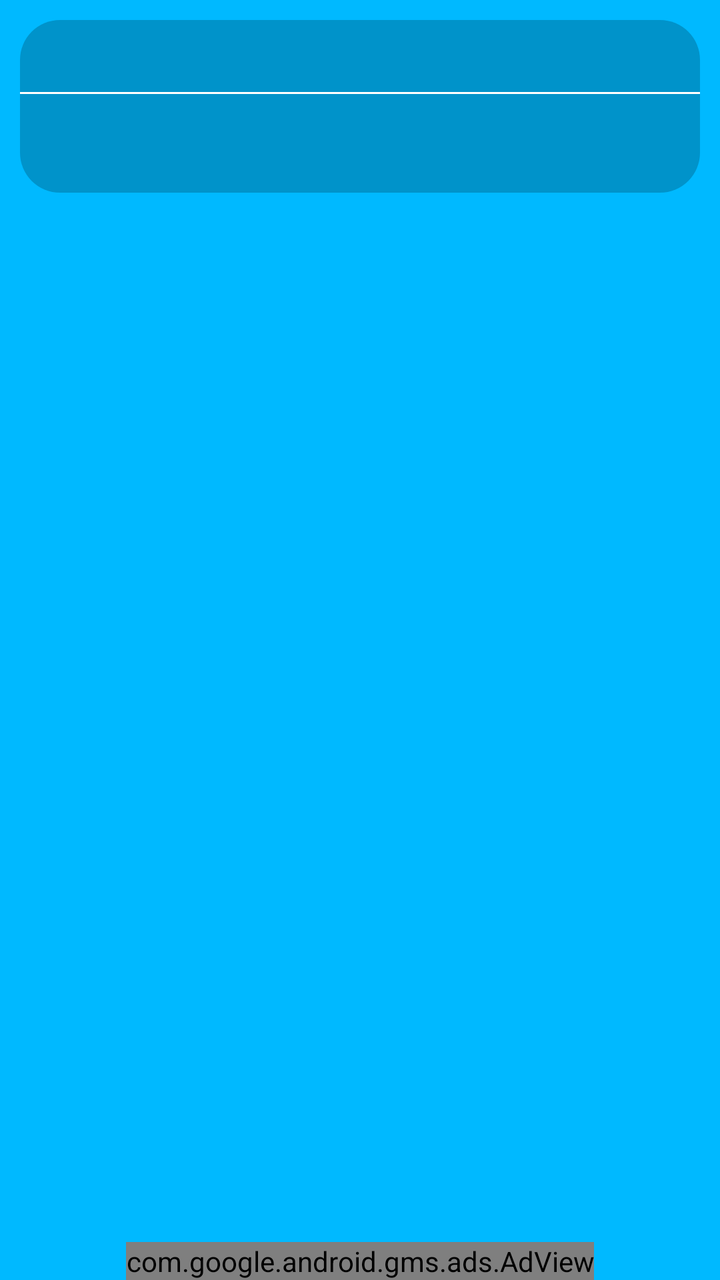
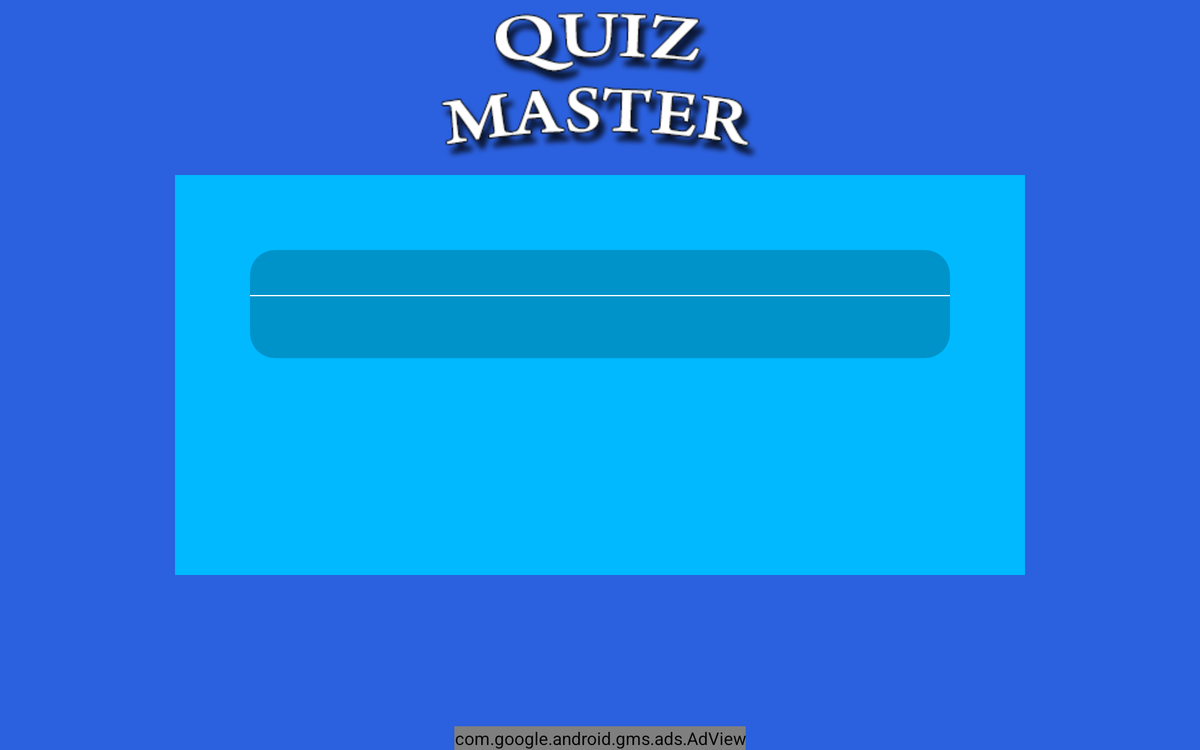

One screen, two layout resources from the same app: the default and the repository's alternative for another configuration. Each is rendered where Android would select it; the XML of both is given below.
<!-- AndroidManifest.xml: application theme AppTheme -->
<!-- res/layout/layout_main.xml -->
<?xml version="1.0" encoding="utf-8"?>
<RelativeLayout
    xmlns:android="http://schemas.android.com/apk/res/android"
    xmlns:tools="http://schemas.android.com/tools"
    xmlns:ads="http://schemas.android.com/apk/res-auto"
    android:layout_width="match_parent"
    android:layout_height="match_parent"
    tools:context="info.rohanmorris.quizmaster.MainActivity">

    <include layout="@layout/quiz_layout"/>

    <com.google.android.gms.ads.AdView
        android:id="@+id/adView"
        android:layout_width="wrap_content"
        android:layout_height="wrap_content"
        android:layout_centerHorizontal="true"
        android:layout_alignParentBottom="true"
        ads:adSize="BANNER"
        ads:adUnitId="@string/banner_ad_unit_id_test">
    </com.google.android.gms.ads.AdView>
</RelativeLayout>
<!-- res/layout/quiz_layout.xml (included above) -->
<?xml version="1.0" encoding="utf-8"?>
<LinearLayout
    xmlns:android="http://schemas.android.com/apk/res/android"
    android:orientation="vertical"
    android:background="@color/background"
    android:padding="@dimen/quiz_pad"
    android:layout_margin="@dimen/quiz_mar"
    android:layout_width="match_parent"
    android:layout_height="match_parent">

    <RelativeLayout
        android:id="@+id/quiz_question"
        android:layout_width="wrap_content"
        android:layout_height="wrap_content"
        style="@style/quiz_question">
        <TextView
            android:id="@+id/steps"
            android:layout_width="wrap_content"
            android:layout_height="35dp"
            android:layout_marginLeft="15dp"
            android:layout_marginStart="15dp"
            android:layout_marginTop="1dp"
            android:gravity="center"
            android:textColor="#fff"
            android:textSize="20sp"
            android:textStyle="bold"/>

        <TextView
            android:id="@+id/category"
            android:layout_width="match_parent"
            android:layout_height="35dp"
            android:layout_toEndOf="@+id/steps"
            android:layout_toLeftOf="@+id/settings"
            android:layout_toRightOf="@+id/steps"
            android:layout_toStartOf="@+id/settings"
            android:gravity="center"
            android:textColor="#fff"
            android:textSize="20sp"
            android:textStyle="bold"
            android:maxLines="1"
            android:paddingLeft="15dp"
            android:paddingRight="15dp"
            android:ellipsize="end"/>

        <ImageView
            android:id="@+id/settings"
            android:src="@drawable/ic_settings_white_36dp"
            android:layout_width="35dp"
            android:layout_height="35dp"
            android:layout_alignParentEnd="true"
            android:layout_alignParentRight="true"
            android:layout_marginEnd="5dp"
            android:layout_marginRight="5dp"
            android:layout_marginBottom="1dp"
            android:contentDescription="@string/settings" />

        <View
            android:id="@+id/divider"
            style="@style/Divider"
            android:layout_below="@id/settings"/>

        <TextView
            android:id="@+id/quiz"
            android:layout_width="match_parent"
            android:layout_height="wrap_content"
            android:layout_below="@+id/divider"
            android:gravity="center"
            android:padding="10dp"
            android:textColor="#fff"
            android:textSize="22sp"/>
    </RelativeLayout>

    <LinearLayout
        android:id="@+id/quiz_answer"
        android:orientation="vertical"
        android:layout_width="match_parent"
        android:layout_height="match_parent"/>
</LinearLayout>
<!-- resources referenced by this layout -->
<resources>
  <color name="background">#00B9FF</color>
  <dimen name="quiz_mar">0dp</dimen>
  <dimen name="quiz_pad">0dp</dimen>
  <string name="banner_ad_unit_id_test">ca-app-pub-3940256099942544/6300978111</string>
  <string name="settings">Settings</string>
  <style name="Divider">
          <item name="android:layout_width">match_parent</item>
          <item name="android:layout_height">1dp</item>
          <item name="android:background">#ffffff</item>
      </style>
  <style name="quiz_question">
          <item name="android:background">@drawable/quiz_background</item>
          <item name="android:layout_margin">10dp</item>
      </style>
  <style name="AppTheme" parent="Theme.AppCompat.Light.NoActionBar">
          
          <item name="colorPrimary">@color/colorPrimary</item>
          <item name="colorPrimaryDark">@color/colorPrimaryDark</item>
          <item name="colorAccent">@color/colorAccent</item>
      </style>
  <!-- drawable quiz_background (drawable) -->
  <?xml version="1.0" encoding="utf-8"?>
  <shape xmlns:android="http://schemas.android.com/apk/res/android"
      android:shape="rectangle">
      <corners android:radius="20dp"/>
      <solid android:color="@color/quiz_question_background"/>
  </shape>
  <color name="colorPrimary">#3F51B5</color>
  <color name="colorPrimaryDark">#303F9F</color>
  <color name="colorAccent">#FF4081</color>
  <color name="quiz_question_background">#35000000</color>
</resources>
<!-- res/layout-w720dp/layout_main.xml (the repository's variant of the layout above) -->
<!-- drawn on a 7-inch tablet turned sideways -->
<?xml version="1.0" encoding="utf-8"?>
<RelativeLayout
    xmlns:android="http://schemas.android.com/apk/res/android"
    xmlns:tools="http://schemas.android.com/tools"
    xmlns:ads="http://schemas.android.com/apk/res-auto"
    android:background="#2B60DE"
    android:layout_width="match_parent"
    android:layout_height="match_parent"
    tools:context="info.rohanmorris.quizmaster.MainActivity">

    <ImageView
        android:src="@drawable/logo"
        android:padding="10dp"
        android:layout_width="match_parent"
        android:layout_height="wrap_content"
        android:contentDescription="@string/app_name" />

    <include
        layout="@layout/quiz_layout"/>

    <com.google.android.gms.ads.AdView
        android:id="@+id/adView"
        android:layout_width="wrap_content"
        android:layout_height="wrap_content"
        android:layout_centerHorizontal="true"
        android:layout_alignParentBottom="true"
        ads:adSize="LEADERBOARD"
        ads:adUnitId="@string/banner_ad_unit_id_test">
    </com.google.android.gms.ads.AdView>
</RelativeLayout>
<!-- resources referenced by the variant -->
<!-- as a 7-inch tablet turned sideways resolves them -->
<resources>
  <color name="background">#00B9FF</color>
  <!-- from res/values-w720dp/ -->
  <dimen name="quiz_mar">140dp</dimen>
  <!-- from res/values-w720dp/ -->
  <dimen name="quiz_pad">50dp</dimen>
  <!-- drawable logo: png bitmap (drawable, 20981 bytes) -->
  <string name="app_name">Quiz Master</string>
  <string name="banner_ad_unit_id_test">ca-app-pub-3940256099942544/6300978111</string>
  <string name="settings">Settings</string>
  <style name="Divider">
          <item name="android:layout_width">match_parent</item>
          <item name="android:layout_height">1dp</item>
          <item name="android:background">#ffffff</item>
      </style>
  <style name="quiz_question">
          <item name="android:background">@drawable/quiz_background</item>
          <item name="android:layout_margin">10dp</item>
      </style>
  <style name="AppTheme" parent="Theme.AppCompat.Light.NoActionBar">
          
          <item name="colorPrimary">@color/colorPrimary</item>
          <item name="colorPrimaryDark">@color/colorPrimaryDark</item>
          <item name="colorAccent">@color/colorAccent</item>
      </style>
  <!-- drawable quiz_background (drawable) -->
  <?xml version="1.0" encoding="utf-8"?>
  <shape xmlns:android="http://schemas.android.com/apk/res/android"
      android:shape="rectangle">
      <corners android:radius="20dp"/>
      <solid android:color="@color/quiz_question_background"/>
  </shape>
  <color name="colorPrimary">#3F51B5</color>
  <color name="colorPrimaryDark">#303F9F</color>
  <color name="colorAccent">#FF4081</color>
  <color name="quiz_question_background">#35000000</color>
</resources>
